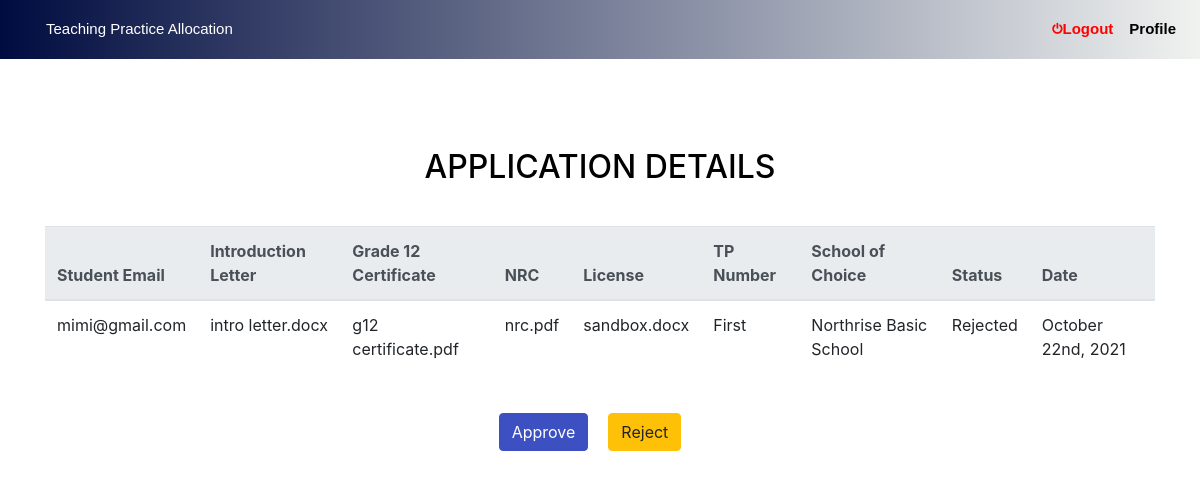
Before: /admin/applicationDetail.php?id=1 with the older database file.
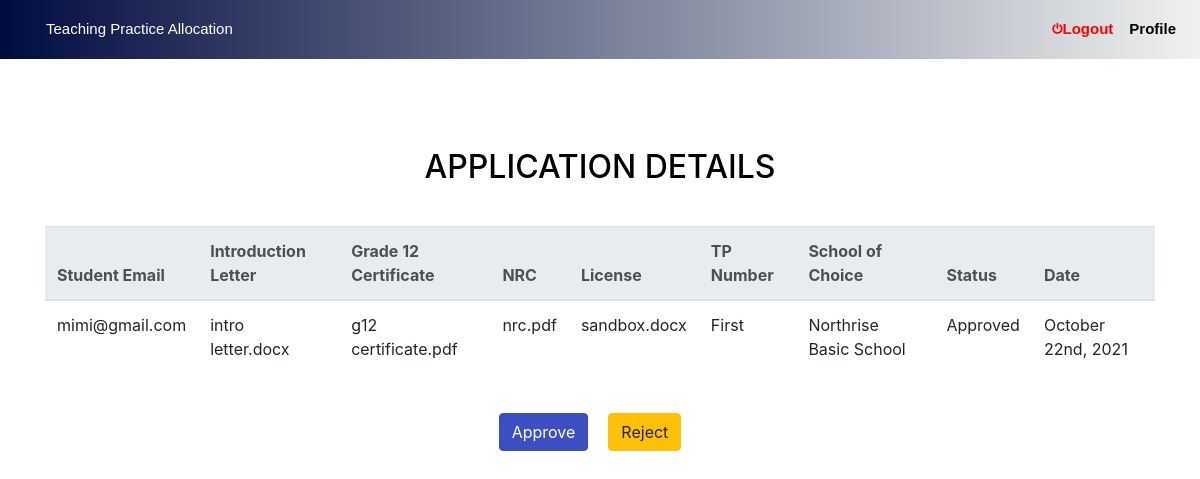
After: the same page with the newer database file.
### tables this page shows
CREATE TABLE IF NOT EXISTS `applications` (
  `id` int(10) NOT NULL AUTO_INCREMENT,
  `letter` varchar(30) NOT NULL,
  `g12` varchar(30) NOT NULL,
  `nrc` varchar(30) NOT NULL,
  `license` varchar(30) NOT NULL,
  `school` varchar(30) NOT NULL,
  `s_email` varchar(30) NOT NULL,
  `tp_number` varchar(10) NOT NULL,
  `date` datetime NOT NULL DEFAULT CURRENT_TIMESTAMP,
  `status` varchar(10) NOT NULL,
  PRIMARY KEY (`id`)
);

### admin/applicationDetail.php (the view, shortened to what this page needs)
<!DOCTYPE html>
<?php include('../includes/head.php'); ?>
<?php include('../includes/connect.php'); ?>
<h1>Application Details</h1>
<?php
    $id = $_GET['id'];
?>
<div class="container" style="margin-bottom: 10px; color: black; margin-top: 100px;">
    <h2 class="text-center " style="margin-bottom: 40px; color: black; margin-top: 70px;">APPLICATION DETAILS</h2>
        <table class="table table-hover table-stripped">
            <thead class="thead-light">
                <tr>
                    <th scope="col">Student Email</th>
                    <th scope="col">Introduction Letter</th>
                    <th scope="col">Grade 12 Certificate</th>
                    <th scope="col">NRC</th>
                    <th scope="col">License</th>
                    <th scope="col">TP Number</th>
                    <th scope="col">School of Choice</th>
                    <th scope="col">Status</th>
                    <th scope="col">Date</th>
                </tr>
            </thead>
            <tbody>
                <?php
                    $query = "select * from applications where id ='$id';";
                    $result = mysqli_query($con,$query);
                    while ($row = mysqli_fetch_array($result)){ ?>
                        <tr>
                            <td><?php echo $row['s_email'];?></td>
                            <td><?php echo $row['letter'];?></td>
                            <td><?php echo $row['g12'];?></td>
                            <td><?php echo $row['nrc'];?></td>
                            <td><?php echo $row['license'];?></td>
                            <td><?php echo $row['tp_number'];?></td>
                            <td><?php echo $row['school'];?></td>
                            <td><?php echo $row['status'];?></td>
                            <td>
                                <?php
                                    $date = date_create($row['date']);
                                    echo date_format($date, 'F jS, Y');
                                ?>
                            </td>
                        </tr>
                    <?php } ?>
                </tbody>
            </table>
            <br>
            <form action="" method="post" class="d-flex justify-content-center">
                <button type="submit" name="approve" class="btn btn-primary" style="margin-right: 20px;">Approve</button>
                <button type="submit" name="reject" class="btn btn-warning" style="margin-right: 20px;">Reject</button>
            </form>
        </div>

Changed rows visible on the page:
changed applications "mimi@gmail.com": status "Rejected" → "Approved"
